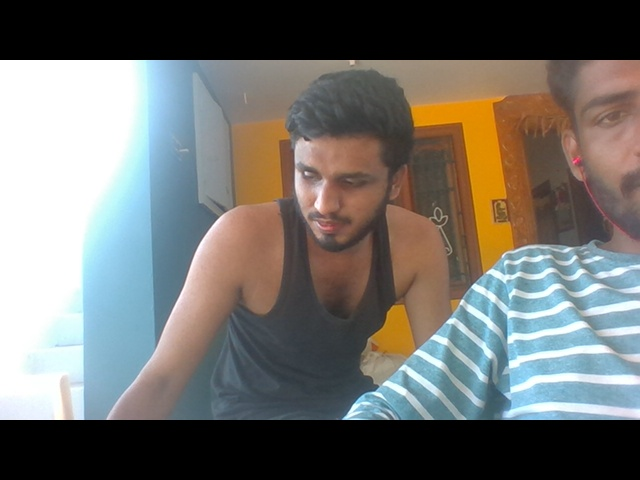
#> input picture FacialRecognition - 1/train-images/0/image0022.jpg, 640 x 480 px, given in place of test_img.jpg, which was not available
$ python train_model.py
#> lines starting #> are read from the running program, lines starting #| are printed output that depends on the picture; pictures that were not available may be replaced by others from this repository, and a replacement may not be noted
### FacialRecognition - 1/faceRecognition.py
import numpy as np
import cv2
import os


#Face detection is done
def faceDetection(test_img):
    gray_img=cv2.cvtColor(test_img,cv2.COLOR_BGR2GRAY)
    face_haar=cv2.CascadeClassifier('C:\\opencv\\build\\etc\\haarcascades\\haarcascade_frontalface_default.xml') #Give path to haar classifier as i have given
    faces=face_haar.detectMultiScale(gray_img,scaleFactor=1.2,minNeighbors=3)
    return faces,gray_img

#Labels for training data has been created

def labels_for_training_data(directory):
    faces=[]
    faceID=[]


    for path,subdirnames,filenames in os.walk(directory):
        for filename in filenames:
            if filename.startswith("."):
                print("skipping system file")
                continue
            id=os.path.basename(path)
            img_path=os.path.join(path,filename)
            print ("img_path",img_path)
            print("id: ",id)
            test_img=cv2.imread(img_path)
            if test_img is None:
                print ("Not Loaded Properly")
                continue

            faces_rect,gray_img=faceDetection(test_img)
            if len(faces_rect)!=1:
                continue
            (x,y,w,h)=faces_rect[0]
            roi_gray=gray_img[y:y+w,x:x+h]
            faces.append(roi_gray)
            faceID.append(int(id))
    return faces,faceID


#Here training Classifier is called
def train_classifier(faces,faceID):
    face_recognizer=cv2.face.LBPHFaceRecognizer_create()
    face_recognizer.train(faces,np.array(faceID))
    return face_recognizer


#Drawing a Rectangle on the Face Function
def draw_rect(test_img,face):
    (x,y,w,h)=face
    cv2.rectangle(test_img,(x,y),(x+w,y+h),(0,255,0),thickness=3)

#Putting text on images
def put_text(test_img,text,x,y):
    cv2.putText(test_img,text,(x,y),cv2.FONT_HERSHEY_DUPLEX,3,(255,0,0),6)


### FacialRecognition - 1/train_model.py
import numpy as np
import cv2
import os

import faceRecognition as fr
print (fr)

test_img=cv2.imread(r'D:\mydata-ofc\Testing Folder\face-recognition\test_img.jpg')  #Give path to the image which you want to test
#> test_img is the input picture: shape (480, 640, 3); mean B, G, R 108.8, 112.8, 113.9


faces_detected,gray_img=fr.faceDetection(test_img)
#> in faceDetection, `gray_img=cv2.cvtColor(test_img,cv2.COLOR_BGR2GRAY)`:
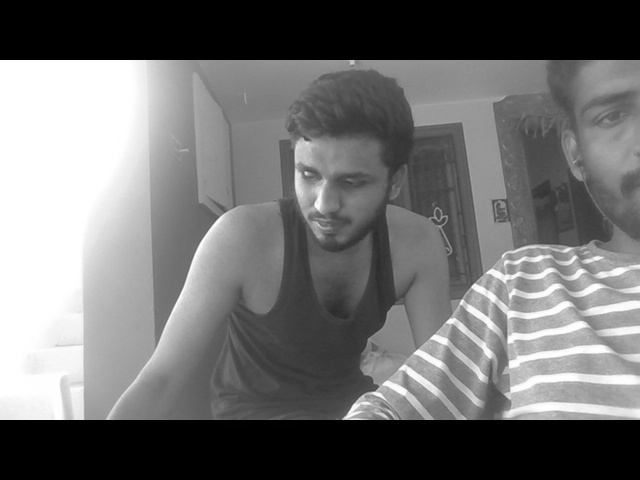
#> gray_img: shape (480, 640); min 0, max 255, mean 112.7
#> in faceDetection, `faces=face_haar.detectMultiScale(gray_img,scaleFactor=1.2,minNeighbors..`: faces = [[277, 137, 113, 113]]
#> faces_detected = [[277, 137, 113, 113]]
print("face Detected: ",faces_detected)
#| face Detected:  [[277 137 113 113]]
#> pass 2 of the loop in labels_for_training_data, `for path,subdirnames,filenames in os.walk(directory):`:
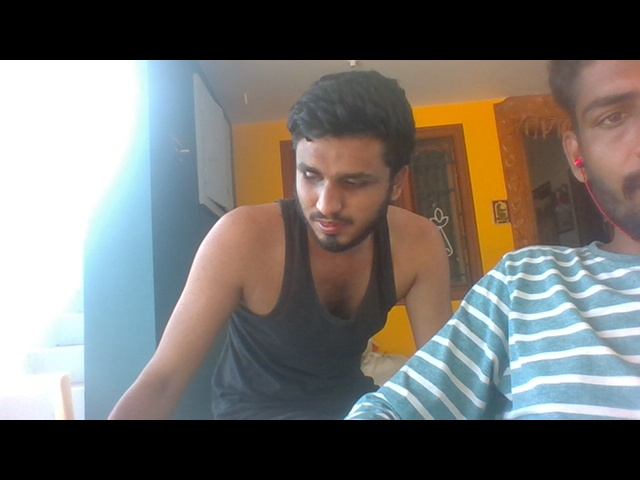
#> input picture FacialRecognition - 1/train-images/0/image0023.jpg, 640 x 480 px
#> in labels_for_training_data, test_img is the input picture: shape (480, 640, 3); mean B, G, R 107.9, 112.1, 114.6
#> in faceDetection (call 2), `gray_img=cv2.cvtColor(test_img,cv2.COLOR_BGR2GRAY)`:
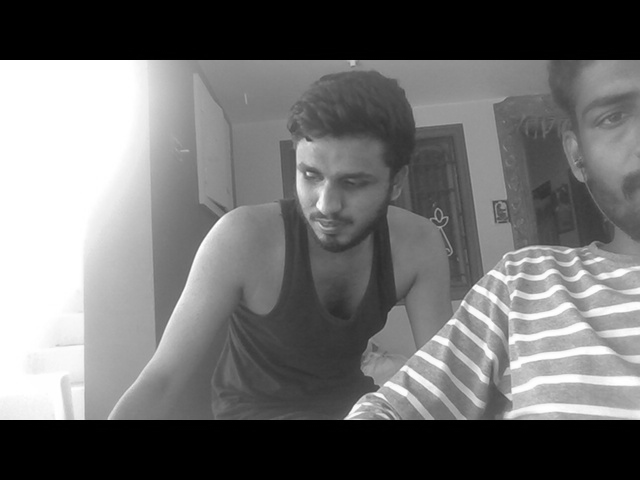
#> gray_img: shape (480, 640); min 0, max 255, mean 112.4
#> faces = [[278, 139, 109, 109]]
#> in labels_for_training_data, `(x,y,w,h)=faces_rect[0]`: x = 278; y = 139; w = 109
#> in labels_for_training_data, `roi_gray=gray_img[y:y+w,x:x+h]`:
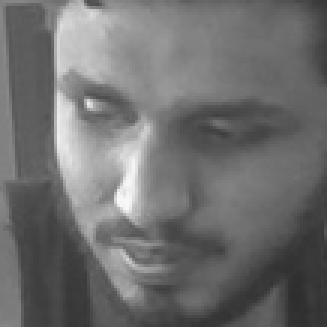
#> roi_gray: shape (109, 109) (shown 3 times larger); min 44, max 248, mean 110.7
#> pass 3 of the loop in labels_for_training_data, `for path,subdirnames,filenames in os.walk(directory):`:
#| id:  1
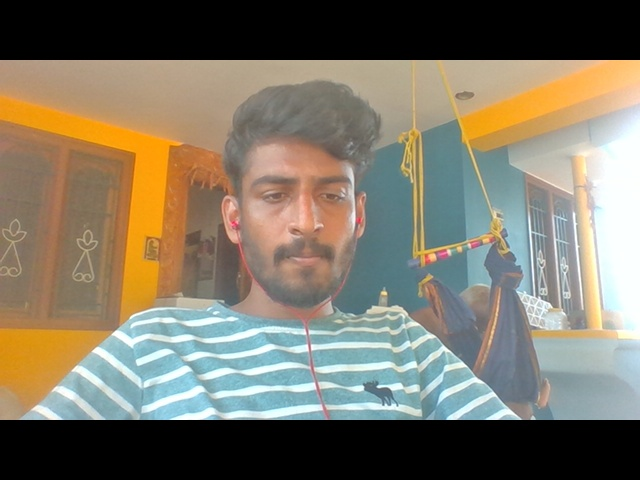
#> input picture FacialRecognition - 1/train-images/1/image0003.jpg, 640 x 480 px
#> in labels_for_training_data, test_img is the input picture: shape (480, 640, 3); mean B, G, R 102.3, 118.4, 125.4
#> in faceDetection (call 5), `gray_img=cv2.cvtColor(test_img,cv2.COLOR_BGR2GRAY)`:
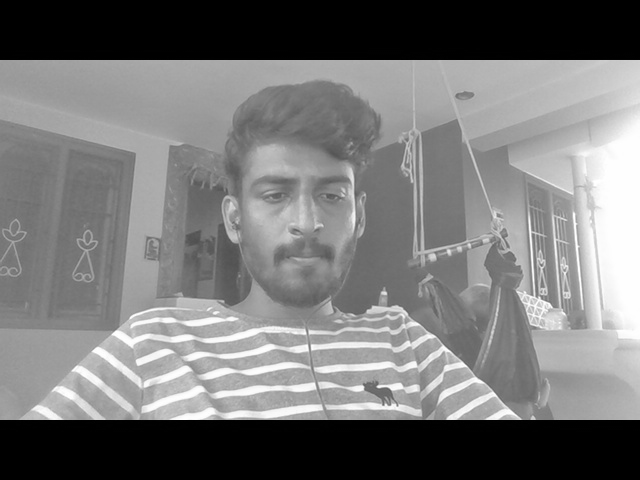
#> gray_img: shape (480, 640); min 0, max 255, mean 118.7
#> faces = [[222, 134, 158, 158]]
#> in labels_for_training_data, `(x,y,w,h)=faces_rect[0]`: x = 222; y = 134; w = 158
#> in labels_for_training_data, `roi_gray=gray_img[y:y+w,x:x+h]`:
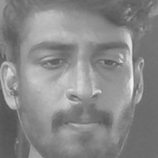
#> roi_gray: shape (158, 158); min 82, max 244, mean 136.3

#Training will begin from here

faces,faceID=fr.labels_for_training_data(r'D:\mydata-ofc\Testing Folder\face-recognition\Face-Recognition-master\train-images') #Give path to the train-images folder which has both labeled folder as 0 and 1
face_recognizer=fr.train_classifier(faces,faceID)
face_recognizer.save(r'D:\mydata-ofc\Testing Folder\face-recognition\Face-Recognition-master\trainingData.yml') #It will save the trained model. Just give path to where you want to save

name={0:"jai",1:"srinivas"}    #Change names accordingly. If you want to recognize only one person then write:- name={0:"name"} thats all. Dont write for id number 1.


for face in faces_detected:
    (x,y,w,h)=face
    roi_gray=gray_img[y:y+h,x:x+h]
    label,confidence=face_recognizer.predict(roi_gray)
    print ("Confidence :",confidence)
    print("label :",label)
    fr.draw_rect(test_img,face)
    predicted_name=name[label]
    fr.put_text(test_img,predicted_name,x,y)
#> this loop made 1 pass
#> pass 1, `roi_gray=gray_img[y:y+h,x:x+h]`:
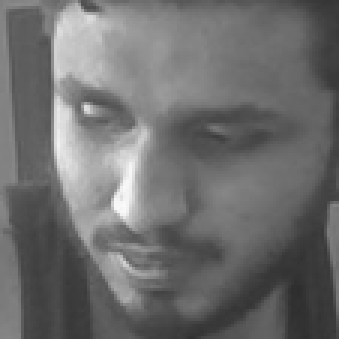
#> roi_gray: shape (113, 113) (shown 3 times larger); min 45, max 250, mean 109.7

resized_img=cv2.resize(test_img,(1000,700))
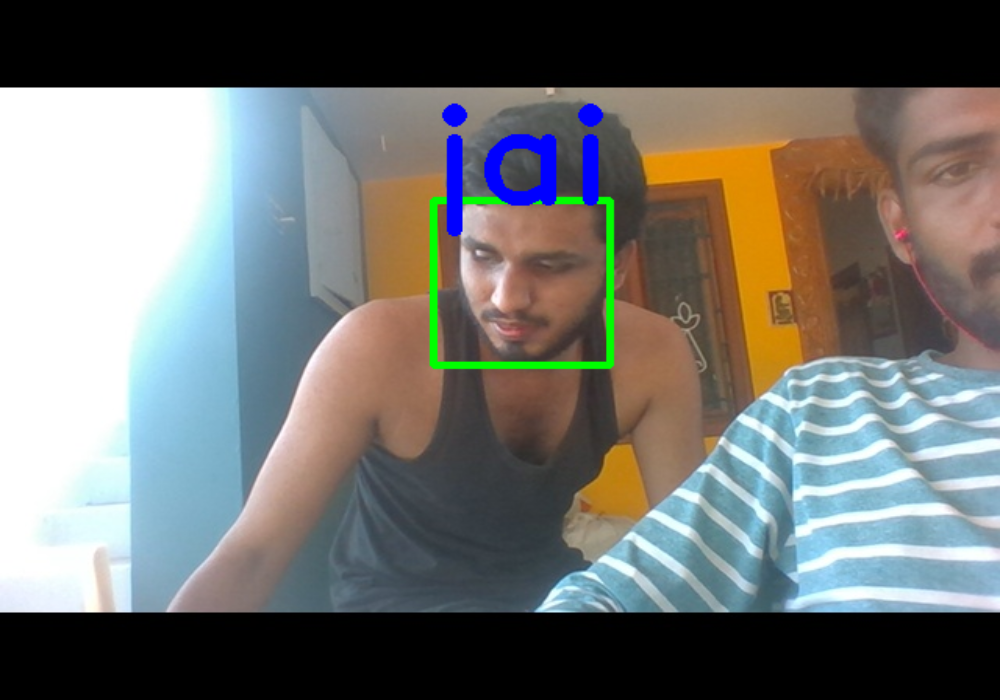
#> resized_img: shape (700, 1000, 3); mean B, G, R 109.8, 113, 112.2

cv2.imshow("face detection ", resized_img)
#cv2.waitKey(0)

if cv2.waitKey(10)==ord('q'):
#> (key q is pressed here)
    cv2.destroyAllWindows
